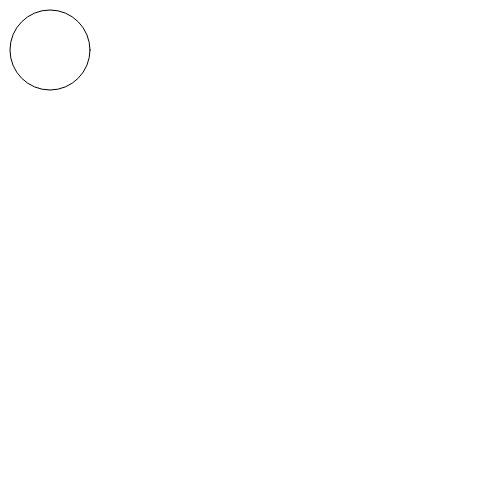
Frame 1 (no input)
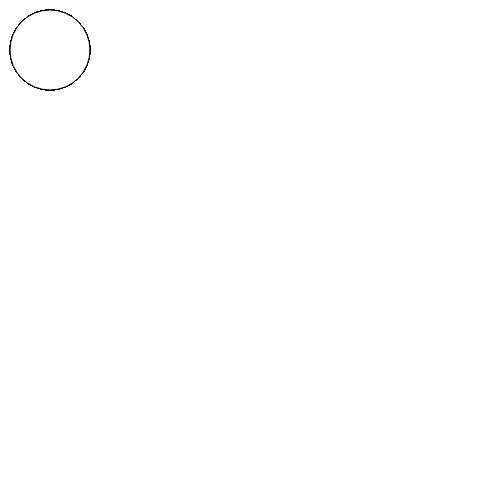
Frame 60 (no input)
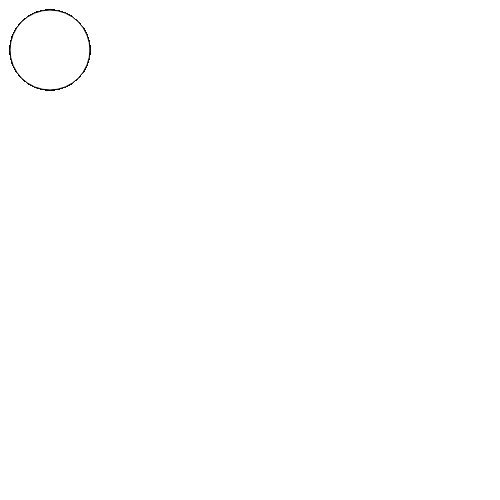
Frame 120 (the mouse pressed at the canvas centre since frame 60)

The p5.js sketch that drew these frames (run headless with seeded random() and noise() and a simulated clock; from frame 60 on, the mouse is pressed at the canvas centre):

// p5.js sketch
// ── sketch.js
function setup() {
    createCanvas(500,500);
    background(255);
}

function draw() {
   
    ellipse(50, 50, 80, 80);
}
